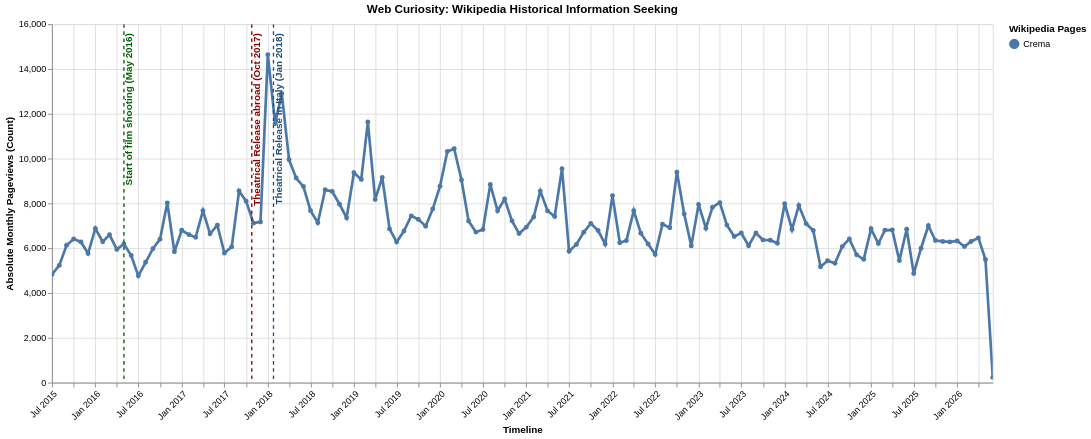

This figure's Vega-Lite source:
### Vega-Lite specification from a JSON file in a GitHub repository (floating-point values rounded to 4 significant figures; data arrays with more than 128 entries replaced by an {"elided": "..."} marker saying what was removed)
{"config": {"view": {"continuousWidth": 300, "continuousHeight": 300}}, "layer": [{"data": {"name": "data-65e895b869225c2287ca2bf3fd1f9440"}, "mark": {"type": "line", "point": true, "strokeWidth": 3}, "encoding": {"color": {"field": "Subject", "legend": {"title": "Wikipedia Pages"}, "scale": {"scheme": "tableau10"}, "type": "nominal"}, "tooltip": [{"field": "Date", "format": "%B %Y", "type": "temporal"}, {"field": "Subject", "type": "nominal"}, {"field": "Wiki_Views", "format": ",.0f", "type": "quantitative"}], "x": {"axis": {"format": "%b %Y", "labelAngle": -45}, "field": "Date", "title": "Timeline", "type": "temporal"}, "y": {"field": "Wiki_Views", "title": "Absolute Monthly Pageviews (Count)", "type": "quantitative"}}, "name": "view_937d09284990ee4e_0"}, {"data": {"name": "data-57eb6e8149d7a4d4a22ab79626cdab88"}, "mark": {"type": "rule", "size": 1.5, "strokeDash": [4, 4]}, "encoding": {"color": {"field": "Color", "scale": null, "type": "nominal"}, "x": {"field": "Date", "type": "temporal"}}}, {"data": {"name": "data-57eb6e8149d7a4d4a22ab79626cdab88"}, "mark": {"type": "text", "align": "right", "angle": 270, "baseline": "top", "dx": 5, "fontSize": 11, "fontWeight": "bold"}, "encoding": {"color": {"field": "Color", "scale": null, "type": "nominal"}, "text": {"field": "Event", "type": "nominal"}, "x": {"field": "Date", "type": "temporal"}, "y": {"value": 15}}}], "height": 400, "params": [{"name": "param_1e9efca18e7a2868", "select": {"type": "interval", "encodings": ["x", "y"]}, "bind": "scales", "views": ["view_937d09284990ee4e_0"]}], "title": "Web Curiosity: Wikipedia Historical Information Seeking", "width": 1050, "$schema": "https://vega.github.io/schema/vega-lite/v6.4.1.json", "datasets": {"data-65e895b869225c2287ca2bf3fd1f9440": {"elided": "132 records"}, "data-57eb6e8149d7a4d4a22ab79626cdab88": [{"Date": "2016-05-01T00:00:00", "Event": "Start of film shooting (May 2016)", "Color": "#006400"}, {"Date": "2017-10-25T00:00:00", "Event": "Theatrical Release abroad (Oct 2017)", "Color": "#8B0000"}, {"Date": "2018-01-25T00:00:00", "Event": "Theatrical Release in Italy (Jan 2018)", "Color": "#1F4E79"}]}}
